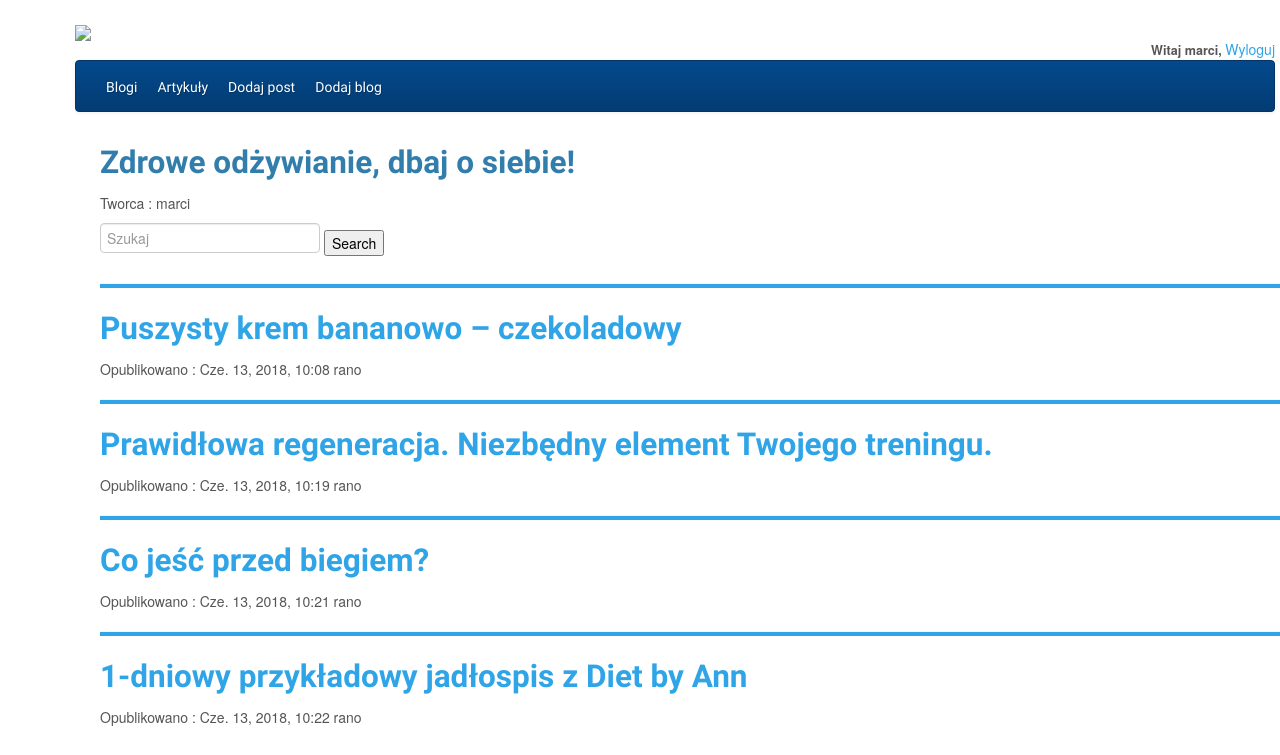
The app's page /blog/37/ (signed in) with its own data.
### blogs/models.py (models this page shows, shortened)
class Blogs(models.Model):
    title = models.CharField(max_length=150, verbose_name="Tytul")
    user = models.ForeignKey(settings.AUTH_USER_MODEL, default=1, verbose_name="Uzytkownik", on_delete=models.DO_NOTHING)

### articles/models.py (models this page shows, shortened)
class Articles(models.Model):
    title = models.CharField(max_length=150, verbose_name="Tytul")
    content = models.TextField(verbose_name="Tekst")
    published = models.DateTimeField(verbose_name="Data publikacji",auto_now=True)
    image = models.FileField(upload_to="images",verbose_name="Obrazy",default=None,null=True,blank=True)
    blog = models.ForeignKey(Blogs,on_delete=models.CASCADE,null=True)
    user = models.ForeignKey(settings.AUTH_USER_MODEL, default=1, on_delete=models.DO_NOTHING)
    isProtected = models.BooleanField(default=False)
    password = models.CharField(max_length=32, null=True, )

### blogs/views.py (the view)
# urls.py: 2. Add a URL to urlpatterns:  path('blog/', include('blog.urls'))
@login_required(login_url="/login/")
def blog(request, blog_id):
    articles_in_blog = Articles.objects.filter(blog_id=blog_id)
    blog=get_object_or_404(Blogs, id=blog_id)
    query = request.GET.get("q")
    if query:
        return render_to_response('blog.html', {'user': request.user,'blog': articles_in_blog.filter(
            Q(title__icontains=query) |
            Q(user__username__icontains=query) |
            Q(content__icontains=query)
        ).distinct(),'user': blog.user, 'title': blog.title})
    else:
        return render_to_response('blog.html', {'user': request.user,'blog': Articles.objects.filter(blog_id=blog_id), 'user': blog.user, 'title': blog.title})

### blogs/templates/blog.html
{% include 'auth/../../templates/base.html' %}
{% block blog %}
<h2>{{ title }}</h2>
                    <div class="article-info">
                        Tworca : {{ user.username }}
                    </div>
<form method='GET' action=''>
                <input type='text' name='q' placeholder='Szukaj' value='{{ request.GET.q }}'/>
                <input type='submit' value='Search'/>
            </form>
{% for article in blog %}
<div class="articles">
                    <hr>
                    <h2><a href="/article/{{ article.id }}/">{{ article.title }}</a></h2>
                    <div class="article-info">
                        Opublikowano : {{ article.published }}
                    </div>
</div>
{% endfor %}
{% endblock %}

### templates/base.html (shortened to what this page needs)
{% load static %}
<!DOCTYPE html>
<html lang="pl">
<head>
    <link rel="stylesheet" type="text/css" href="{% static 'css/bootstrap.min.css' %}">
    <link rel="stylesheet" type="text/css" href="{% static 'css/bootstrap-responsive.min.css' %}">
    <link rel="stylesheet" type="text/css" href="{% static 'css/style.css' %}">
</head>
<body>
<div class="container" id="wrapper">
    <div class="row">
        <div class="topbar">
            <div class="logo pull-left">
                <h1><a href="#"><img src="{% static 'img/blogging.jpg' %}" width="400"></a></h1>
            </div>
            <div class="topbar-links pull-right">
                     <b>Witaj {{user.username}}, </b><a href="{% url 'user_logout' %}">Wyloguj</a>
            </div>
        </div>
    </div>
    <div class="row">
        <div id="mainmenu" class="navbar navbar-inverse">
                <div class="navbar-inner">
                    <div>
                        <ul class="nav">
                            <li><a href="{% url 'blogs:blogs' %}">Blogi</a></li>
                            <li><a href="{% url 'article:articles' %}">Artykuły</a></li>
                            <li><a href="{% url 'article:post_new' %}">Dodaj post</a></li>
                                <li><a href="{% url 'blogs:post_new' %}">Dodaj blog</a></li>
                        </ul>
                    </div>
                </div>
        </div>
    </div>
    <div class="row">
        <div class="span9">
                </div>
        <div class="span3">
        </div>
    </div>
</div>
</body>
</html>

### static/css/style.css (style rules this page uses)
.container { padding-left: 0px auto; }
.topbar-links { line-height: 18px; margin-top: 40px; }
.article-info { margin-bottom: 10px; }
hr { color: rgb(47, 164, 231); background-color: rgb(47, 164, 231); height: 4px; }
b { font-size: .9em; }
body { margin-left: 100px; }

### records on screen
Blogs: title "Zdrowe odżywianie, dbaj o siebie!"
Articles: title "Puszysty krem bananowo – czekoladowy", published "Cze. 13, 2018, 10:08 rano"
Articles: title "Prawidłowa regeneracja. Niezbędny element Twojego treningu.", published "Cze. 13, 2018, 10:19 rano"
Articles: title "Co jeść przed biegiem?", published "Cze. 13, 2018, 10:21 rano"
Articles: title "1-dniowy przykładowy jadłospis z Diet by Ann", published "Cze. 13, 2018, 10:22 rano"

### other values on screen
{{ user.username }} "marci"
